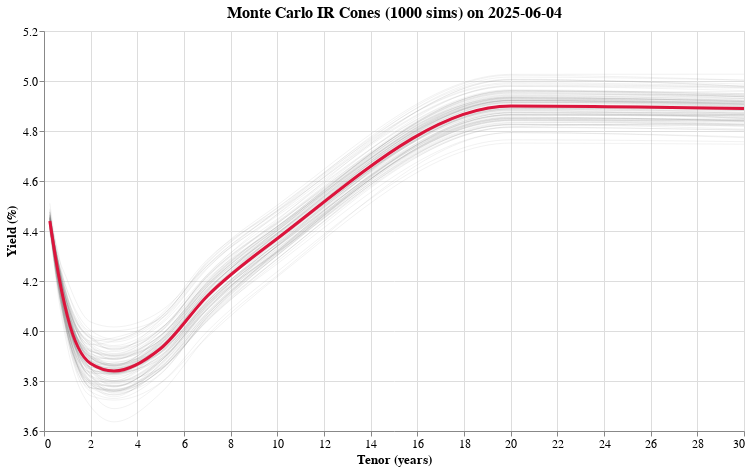

The notebook cell saved with this chart:
### Code cell
# %% [markdown]
# # Monte Carlo IR Cone Notebook (Stylish Visualization)
#
# This notebook fits a simple multivariate normal “model” to historical yield‐curve changes,
# registers it in MLflow, and produces IR cones (simulated shocked curves) for a given as‐of date.
# We use seaborn for a clean theme and interpolate each scenario onto a fine‐grid to get smooth “curvy” lines.
#
# **Drop‐in ready**: place this file under notebooks/monte_carlo_ir_cone.ipynb (or as a .py with Jupyter markers).
# Adjust paths/curve_type/horizon as needed.

# %%
import sys
from pathlib import Path
sys.path.append(str(Path.cwd().parent))

import pandas as pd
import numpy as np
import altair as alt
from datetime import datetime
from dateutil.relativedelta import relativedelta

import mlflow
import mlflow.sklearn

from sklearn.covariance import EmpiricalCovariance

from data.data_source import get_data_source
from data.treasury_curve import get_yield_curve
from models.empirical_covariance import EmpiricalCovarianceModel

# %%
# ─────────────────────────────────────────────────────────────
# CONFIGURATION
# ─────────────────────────────────────────────────────────────
#
# 1. Which base curve to pull from rate_curves table
CURVE_TYPE = "US Treasury Par"

# 2. As‐of date for which we generate cones
ASOF: datetime.date = datetime.today().date()

# 3. Historical window length (e.g., 3 years of daily curves)
HIST_YEARS = 1
START_DATE = ASOF - relativedelta(years=HIST_YEARS)

# 4. Tenors of interest (must match tenor_num in rate_curves)
TENORS = [0.25, 0.5, 1, 2, 3, 5, 7, 10, 20, 30]

# 5. Number of Monte Carlo simulations
N_SIMS = 1000

# 6. MLflow experiment name
MLFLOW_EXPERIMENT = "IR Cone Monte Carlo"

# %%
# ─────────────────────────────────────────────────────────────
# 1. LOAD HISTORICAL CURVE DATA (INCLUDING ASOF) INTO pivot
# ─────────────────────────────────────────────────────────────
ds = get_data_source()

sql = f"""
SELECT
    curve_date,
    tenor_num,
    rate
FROM rate_curves
WHERE curve_type = '{CURVE_TYPE}'
  AND curve_date BETWEEN '{START_DATE}' AND '{ASOF}'
  AND tenor_num IN ({', '.join(str(x) for x in TENORS)})
ORDER BY curve_date, tenor_num
;"""
historic = ds.query(sql).to_pandas()

# Pivot to get a matrix: index = curve_date, columns = tenor_num, values = rate
pivot = (
    historic
    .pivot(index="curve_date", columns="tenor_num", values="rate")
    .sort_index()
)

# Drop any rows with missing tenors
pivot = pivot.dropna(axis=0, how="any")

print(f">>> Loaded {pivot.shape[0]} historical daily curves (dates) with {pivot.shape[1]} tenors.")

# %%
# ─────────────────────────────────────────────────────────────
# 2. COMPUTE DAILY CHANGES (ABSOLUTE)
# ─────────────────────────────────────────────────────────────
# Use simple absolute changes: Δr_t = r_t − r_{t−1}
deltas = pivot.diff().dropna(axis=0, how="any")
print(f">>> Computed {deltas.shape[0]} daily change observations for {deltas.shape[1]} tenors.")

# 3.2: Fit the wrapped estimator on our daily deltas
wrapped = EmpCovWrapper().fit(deltas.values)
cov_model = wrapped

# 3.3: Create an input example & signature so MLflow logs everything properly
#    - We use one row of deltas as an example (shape (1, n_tenors))
example_X = deltas.values[:1]
#    - “Predict” will return a (1, n_tenors, n_tenors) array
signature = infer_signature(
    example_X,
    wrapped.predict(example_X)
)

# 3.4: Log to MLflow
mlflow.set_experiment(MLFLOW_EXPERIMENT)
with mlflow.start_run(run_name=f"cov_fit_{ASOF}") as run:
    mlflow.sklearn.log_model(
        sk_model=wrapped,
        artifact_path="ir_covariance_model",
        registered_model_name="ir_covariance_model",
        input_example=example_X,
        signature=signature
    )
    mlflow.log_param("cov_fit_window_years", HIST_YEARS)
    mlflow.log_param("n_observations", deltas.shape[0])
    mlflow.log_param("n_tenors", deltas.shape[1])

print(f">>> Wrapped EmpCovariance logged to MLflow run ID {run.info.run_id}.")
# %%
# ─────────────────────────────────────────────────────────────
# 4. DEFINE A REUSABLE “MODEL” FUNCTION
# ─────────────────────────────────────────────────────────────
def generate_ir_cone(
    base_curve: pd.Series,
    cov_model: EmpiricalCovariance,
    n_sims: int = 1000
) -> pd.DataFrame:
    """
    Generate Monte Carlo IR cone simulations for a single base curve.

    Args:
        base_curve: pd.Series indexed by tenor_num, values = yield rates
        cov_model:  fitted EmpiricalCovariance on historical daily deltas
        n_sims:    number of scenarios to draw

    Returns:
        DataFrame with columns [sim_id, tenor_num, rate_simulated].
        - sim_id runs from 0 to n_sims-1
        - tenor_num is one of the tenor keys (e.g. 0.25, 0.5, 1, …)
        - rate_simulated = base_rate + Δr_sampled
    """
    tenor_order = list(base_curve.index)
    cov_mat = cov_model.covariance_

    rand_deltas = np.random.multivariate_normal(
        mean=np.zeros(len(tenor_order)),
        cov=cov_mat,
        size=n_sims
    )

    base_vals = base_curve.values.reshape((1, -1))
    sims = base_vals + rand_deltas

    records = []
    for sim_id in range(n_sims):
        for idx, tenor in enumerate(tenor_order):
            records.append({
                "sim_id": sim_id,
                "tenor_num": tenor,
                "rate_simulated": sims[sim_id, idx]
            })
    return pd.DataFrame.from_records(records)

# %%
# ─────────────────────────────────────────────────────────────
# 5. RETRIEVE BASE CURVE FOR ASOF — VIA pivot LAST ROW
# ─────────────────────────────────────────────────────────────
if ASOF in pivot.index:
    base_curve = pivot.loc[ASOF]
else:
    last_date = pivot.index.max()
    base_curve = pivot.loc[last_date]
    print(f"⚠️ ASOF={ASOF} not in rate_curves; using last available date: {last_date}")

print(f">>> Base curve (via pivot) on {base_curve.name}:")
print(base_curve)

ir_cone_df = generate_ir_cone(
    base_curve=base_curve,
    cov_model=cov_model,
    n_sims=N_SIMS
)
print(f">>> Generated IR cone: {ir_cone_df.shape[0]} rows (simulations × tenors).")

# %%
# ─────────────────────────────────────────────────────────────
# 6. (OPTIONAL) INSERT SIMULATIONS INTO A NEW DB TABLE
# ─────────────────────────────────────────────────────────────
# If you want to persist these cones, create a table first:
#
#   CREATE TABLE monte_carlo_cones (
#     cone_date   DATE    NOT NULL,
#     sim_id      INTEGER NOT NULL,
#     tenor_num   DOUBLE PRECISION NOT NULL,
#     rate        DOUBLE PRECISION NOT NULL,
#     inserted_at TIMESTAMPTZ NOT NULL DEFAULT CURRENT_TIMESTAMP,
#     PRIMARY KEY (cone_date, sim_id, tenor_num)
#   );
#
# Then run:
#
# insert_sql = \"""
#   INSERT INTO monte_carlo_cones (cone_date, sim_id, tenor_num, rate)
#   VALUES (%(cone_date)s, %(sim_id)s, %(tenor_num)s, %(rate_simulated)s)
#   ON CONFLICT DO NOTHING;
# \"""
#
# df_to_insert = ir_cone_df.copy()
# df_to_insert["cone_date"] = ASOF
#
# for _, row in df_to_insert.iterrows():
#     ds.execute(insert_sql, row.to_dict())
#
# print(f"Inserted {len(df_to_insert)} rows into monte_carlo_cones.")
#
# (Uncomment and run if desired.)

# %%
# ─────────────────────────────────────────────────────────────
# 7. VISUALIZE A FEW SAMPLES (STYLISH, SMOOTHED CURVES)
# ─────────────────────────────────────────────────────────────

# 7.1: Sample a subset of simulation IDs to plot (e.g., 100)
sample_ids = np.random.choice(ir_cone_df["sim_id"].unique(), size=500, replace=False)
sample_df = ir_cone_df[ir_cone_df["sim_id"].isin(sample_ids)].copy()

# 7.2: Prepare base‐curve DataFrame for Altair
base_df = pd.DataFrame({
    "tenor_num": TENORS,
    "rate": [base_curve.loc[t] for t in TENORS]
})

# 7.3: Build Altair chart: gray simulation lines, with y‐axis scale set to autoscale to data range
sim_lines = (
    alt.Chart(sample_df)
    .mark_line(color="gray", opacity=0.2, strokeWidth=1)
    .encode(
        x=alt.X("tenor_num:Q", title="Tenor (years)"),
        y=alt.Y(
            "rate_simulated:Q",
            title="Yield (%)",
            scale=alt.Scale(zero=False)  # allow autoscaling without forcing zero baseline
        ),
        detail="sim_id:N"
    )
)

# ─────────────────────────────────────────────────────────────
# 7. VISUALIZE A FEW SAMPLES WITH ALTARIR (SMOOTHED CURVES, AUTOSCALED Y‐AXIS)
# ─────────────────────────────────────────────────────────────

# 7.1: Sample a subset of simulation IDs to plot (e.g., 100)
sample_ids = np.random.choice(ir_cone_df["sim_id"].unique(), size=100, replace=False)
sample_df = ir_cone_df[ir_cone_df["sim_id"].isin(sample_ids)].copy()

# 7.2: Prepare base‐curve DataFrame for Altair
base_df = pd.DataFrame({
    "tenor_num": TENORS,
    "rate": [base_curve.loc[t] for t in TENORS]
})

# 7.3: Build Altair chart: gray simulation lines with smooth interpolation,
#      y‐axis autoscaled (zero=False ensures it doesn’t force 0 at baseline)
sim_lines = (
    alt.Chart(sample_df)
    .mark_line(color="gray", opacity=0.1, strokeWidth=1, interpolate="monotone")
    .encode(
        x=alt.X("tenor_num:Q", title="Tenor (years)"),
        y=alt.Y(
            "rate_simulated:Q",
            title="Yield (%)",
            scale=alt.Scale(zero=False)
        ),
        detail="sim_id:N"
    )
)

# 7.4: Build Altair chart: red base curve, also smooth‐interpolated
base_line = (
    alt.Chart(base_df)
    .mark_line(color="crimson", strokeWidth=3, interpolate="monotone")
    .encode(
        x="tenor_num:Q",
        y=alt.Y(
            "rate:Q",
            scale=alt.Scale(zero=False)
        )
    )
)

# 7.5: Layer them together
chart = (
    (sim_lines + base_line)
    .properties(
        width=700,
        height=400,
        title=f"Monte Carlo IR Cones ({N_SIMS} sims) on {base_curve.name}"
    )
    .configure_title(fontSize=16, fontWeight="bold")
    .configure_axis(
        labelFontSize=12,
        titleFontSize=13
    )
)

chart

### Figure 1 — Vega-Lite specification as saved in the notebook (floating-point values rounded to 4 significant figures; data arrays with more than 128 entries replaced by an {"elided": "..."} marker saying what was removed)
{"config": {"view": {"continuousWidth": 300, "continuousHeight": 300}, "axis": {"labelFontSize": 12, "titleFontSize": 13}, "title": {"fontSize": 16, "fontWeight": "bold"}}, "layer": [{"data": {"name": "data-9b5e2f1bbb7406a2f6251f3bb6462752"}, "mark": {"type": "line", "color": "gray", "interpolate": "monotone", "opacity": 0.1, "strokeWidth": 1}, "encoding": {"detail": {"field": "sim_id", "type": "nominal"}, "x": {"field": "tenor_num", "title": "Tenor (years)", "type": "quantitative"}, "y": {"field": "rate_simulated", "scale": {"zero": false}, "title": "Yield (%)", "type": "quantitative"}}}, {"data": {"name": "data-068d1660e99f9e5b908b5e9c80d833aa"}, "mark": {"type": "line", "color": "crimson", "interpolate": "monotone", "strokeWidth": 3}, "encoding": {"x": {"field": "tenor_num", "type": "quantitative"}, "y": {"field": "rate", "scale": {"zero": false}, "type": "quantitative"}}}], "height": 400, "title": "Monte Carlo IR Cones (1000 sims) on 2025-06-04", "width": 700, "$schema": "https://vega.github.io/schema/vega-lite/v5.20.1.json", "datasets": {"data-9b5e2f1bbb7406a2f6251f3bb6462752": {"elided": "1000 records"}, "data-068d1660e99f9e5b908b5e9c80d833aa": [{"tenor_num": 0.25, "rate": 4.44}, {"tenor_num": 0.5, "rate": 4.29}, {"tenor_num": 1.0, "rate": 4.06}, {"tenor_num": 2.0, "rate": 3.87}, {"tenor_num": 3.0, "rate": 3.84}, {"tenor_num": 5.0, "rate": 3.93}, {"tenor_num": 7.0, "rate": 4.14}, {"tenor_num": 10.0, "rate": 4.37}, {"tenor_num": 20.0, "rate": 4.9}, {"tenor_num": 30.0, "rate": 4.89}]}}
